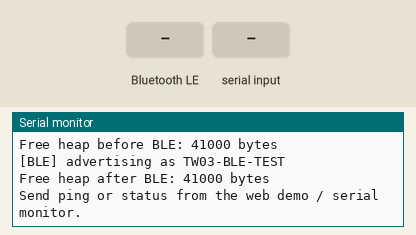
A sketch run on a simulated ESP32-S3. On the bench: the last lines printed to the serial monitor. Inputs (shaded band) come from the test bench. Nothing arrives over Bluetooth unless stated; a phone connects over Bluetooth LE 3 s after start.

Above: at 1.7 s.
1.8 s: Bluetooth LE write "ping" received
At 2.5 s:
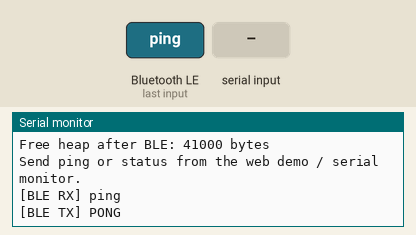
3.3 s: "ping\n" received over Serial
At 3.46 s:
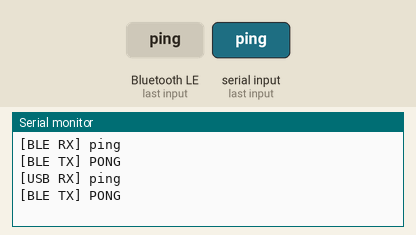
5.0 s: Bluetooth LE write "status" received
6.5 s: "status\n" received over Serial
At 7.2 s:
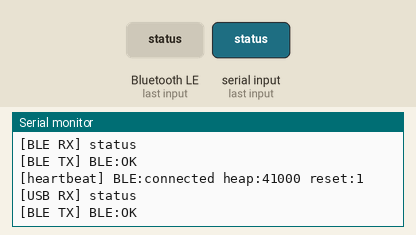
8.0 s: Bluetooth LE write "1" received
At 8.4 s:
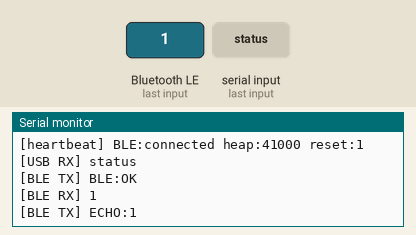
9.5 s: "1\n" received over Serial
At 9.9 s:
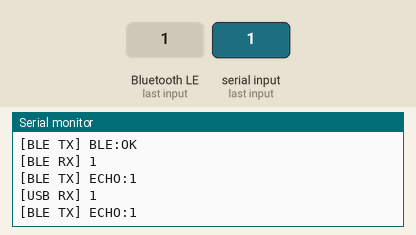

Measured:
- after the input at 1.8 s, the serial monitor: prints a new line at once (image 1)
- after the input at 3.3 s, the serial monitor: prints a new line at once (image 2)
- after the input at 6.5 s, the serial monitor: prints a new line at once (image 3)
- after the input at 8.0 s, the serial monitor: prints a new line at once (image 4)
- after the input at 9.5 s, the serial monitor: prints a new line at once (image 5)

The sketch:

BLE_Minimal_Test.ino
```cpp
/**
 * ESP32-S3 BLE 最小诊断程序
 *
 * 用途：
 *   只验证 BLE 库、ESP32-S3 开发板和供电是否能稳定工作。
 *   本程序不连接继电器、不使用外部 GPIO，也不关闭 Brownout 检测。
 *
 * 网页端协议：Nordic UART Service (NUS)
 *   Service: 6E400001-B5A3-F393-E0A9-E50E24DCCA9E
 *   RX (写): 6E400002-B5A3-F393-E0A9-E50E24DCCA9E
 *   TX (通知): 6E400003-B5A3-F393-E0A9-E50E24DCCA9E
 *
 * 测试指令：
 *   ping\0       -> PONG
 *   status\0     -> BLE:OK
 *   其他文本     -> ECHO:<文本>
 *
 * Arduino IDE：
 *   Board: ESP32S3 Dev Module
 *   Serial Monitor: 115200
 */

#include <Arduino.h>
#include <BLEDevice.h>
#include <BLEServer.h>
#include <BLEUtils.h>
#include <BLE2902.h>
#include "esp_system.h"

#define DEVICE_NAME  "TW03-BLE-TEST"
#define SERVICE_UUID "6E400001-B5A3-F393-E0A9-E50E24DCCA9E"
#define RX_UUID      "6E400002-B5A3-F393-E0A9-E50E24DCCA9E"
#define TX_UUID      "6E400003-B5A3-F393-E0A9-E50E24DCCA9E"

BLECharacteristic *txCharacteristic = nullptr;
volatile bool bleConnected = false;

void notifyText(const String &text) {
  Serial.print("[BLE TX] ");
  Serial.println(text);

  if (bleConnected && txCharacteristic != nullptr) {
    txCharacteristic->setValue((uint8_t *)text.c_str(), text.length());
    txCharacteristic->notify();
  }
}

String cleanCommand(String value) {
  int nul = value.indexOf('\0');
  if (nul >= 0) value = value.substring(0, nul);
  value.replace("\r", "");
  value.replace("\n", "");
  value.trim();
  value.toLowerCase();
  return value;
}

void handleCommand(String value, const char *source) {
  String command = cleanCommand(value);
  if (command.length() == 0) return;

  Serial.printf("[%s RX] %s\n", source, command.c_str());

  if (command == "ping") {
    notifyText("PONG");
  } else if (command == "status") {
    notifyText("BLE:OK");
  } else {
    notifyText("ECHO:" + command);
  }
}

class ServerCallbacks : public BLEServerCallbacks {
  void onConnect(BLEServer *) override {
    bleConnected = true;
    Serial.println("[BLE] connected");
  }

  void onDisconnect(BLEServer *) override {
    bleConnected = false;
    Serial.println("[BLE] disconnected; restarting advertising");
    delay(100);
    BLEDevice::startAdvertising();
  }
};

class RxCallbacks : public BLECharacteristicCallbacks {
  void onWrite(BLECharacteristic *characteristic) override {
    // 当前 ESP32 Arduino BLE 库版本返回 Arduino String。
    String value = characteristic->getValue();
    if (value.length() > 0) {
      handleCommand(value, "BLE");
    }
  }
};

void setup() {
  Serial.begin(115200);
  delay(500);

  Serial.println();
  Serial.println("========================================");
  Serial.println(" ESP32-S3 BLE minimal test");
  Serial.println("========================================");
  Serial.printf("Free heap before BLE: %u bytes\n", (unsigned)ESP.getFreeHeap());

  BLEDevice::init(DEVICE_NAME);

  BLEServer *server = BLEDevice::createServer();
  server->setCallbacks(new ServerCallbacks());

  BLEService *service = server->createService(SERVICE_UUID);

  txCharacteristic = service->createCharacteristic(
      TX_UUID, BLECharacteristic::PROPERTY_NOTIFY);
  txCharacteristic->addDescriptor(new BLE2902());

  BLECharacteristic *rxCharacteristic = service->createCharacteristic(
      RX_UUID,
      BLECharacteristic::PROPERTY_WRITE | BLECharacteristic::PROPERTY_WRITE_NR);
  rxCharacteristic->setCallbacks(new RxCallbacks());

  service->start();

  BLEAdvertising *advertising = BLEDevice::getAdvertising();
  advertising->addServiceUUID(SERVICE_UUID);
  advertising->setScanResponse(true);
  advertising->setMinPreferred(0x06);
  advertising->setMaxPreferred(0x12);
  BLEDevice::startAdvertising();

  Serial.printf("[BLE] advertising as %s\n", DEVICE_NAME);
  Serial.printf("Free heap after BLE: %u bytes\n", (unsigned)ESP.getFreeHeap());
  Serial.println("Send ping or status from the web demo / serial monitor.");
}

void loop() {
  static String serialBuffer;

  while (Serial.available() > 0) {
    char ch = (char)Serial.read();
    if (ch == '\n' || ch == '\r' || ch == '\0') {
      if (serialBuffer.length() > 0) {
        handleCommand(serialBuffer, "USB");
        serialBuffer = "";
      }
    } else if (serialBuffer.length() < 64) {
      serialBuffer += ch;
    }
  }

  static unsigned long lastHeartbeat = 0;
  if (millis() - lastHeartbeat >= 5000) {
    lastHeartbeat = millis();
    Serial.printf("[heartbeat] BLE:%s heap:%u reset:%d\n",
                  bleConnected ? "connected" : "advertising",
                  (unsigned)ESP.getFreeHeap(),
                  (int)esp_reset_reason());
  }

  delay(10);
}
```
